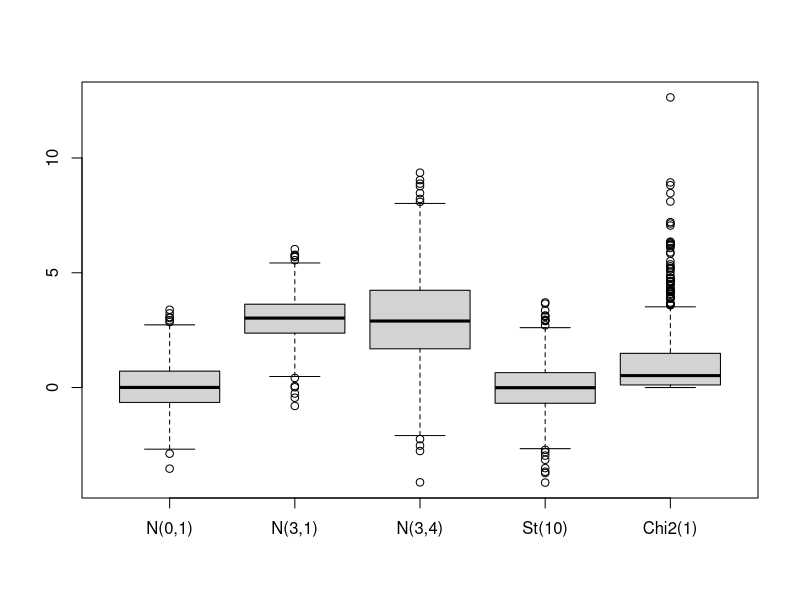

Recreate this plot in R.
## ---- chunk 1
x <- c()            # crée un vecteur vide
x <- rep(0,10)      # crée un vecteur de 0 de taille 10
A <- matrix(0,10,5) # crée une matrice de 0 de 10 lignes et 5 colonnes
## ---- chunk 2
x <- rep(c(0,1),times=5)      # répète (0,1) 5 fois
x
y <- rep(c(0,1),each=5)       # répète chaque élément de (0,1) 5 fois successivement
y
t <- rep(c(0,1),length.out=5) # répète (0,1) jusqu'à ce que le vecteur soit de taille 5
t
t <- rep(c(0,1),5)            # si on ne précise pas, c'est times par défaut
t
## ---- chunk 3
# Transformer des vecteurs lignes en vecteurs colonnes
x <- t(x)
## ---- chunk 4
# Concaténer des vecteurs en une matrice - verticalement
x <- rep(0,5)
y <- rep(1,5)
A <- cbind(x,y)
A
## ---- chunk 5
# Concaténer des vecteurs colonnes en un vecteur - horizontalement
x <- rep(0,5)
y <- rep(1,5)
A <- rbind(x,y)
A
## ---- chunk 6
# Transformer une matrice en un vecteur
A <- cbind(rep(0,5),rep(1,5))
x <- as.vector(A)
cat(x)
## ---- chunk 7
A <- cbind(rep(0,5),rep(1,5))
colnames(A) <- c('prems','deuz')
rownames(A) <- letters[1:5]
A
## ---- chunk 8
x1 <- rnorm(1000,0,1)
x2 <- rnorm(1000,3,1)
x3 <- rnorm(1000,3,2)
x4 <- rt(1000,10)
x5 <- rchisq(1000,1)
A <- cbind(x1,x2,x3,x4,x5)
colnames(A) <- c('N(0,1)','N(3,1)','N(3,4)','St(10)','Chi2(1)')
boxplot(A)
